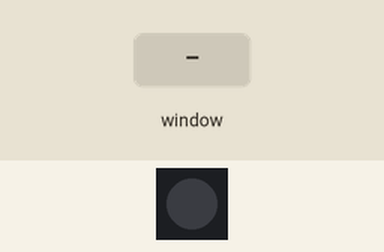
Recording of a program running on a simulated Raspberry Pi (BCM pin numbers). On the bench: 1 RGB LEDs in strip order, left to right. The test bench sets the inputs (shaded band). Dim RGB values are drawn brighter than linear; the desktop window is not drawn, its controls go by their first labels and the mouse button is held 0.15 s.

Above: at 1.2 s.
1.3 s: slider 1 in the window set to 50
At 2.2 s:
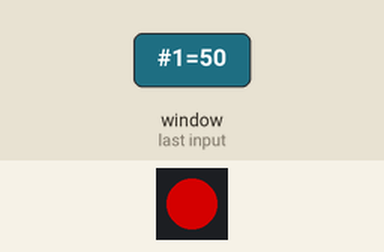
2.8 s: slider 2 in the window set to 50
At 3.3 s:
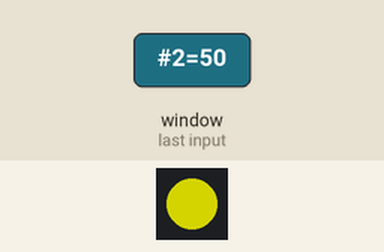
4.3 s: slider 1 in the window set to 0
At 5.5 s:
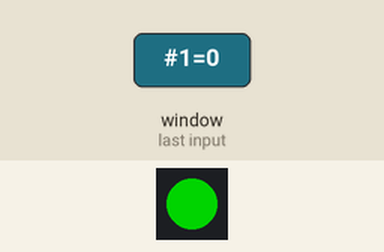
5.8 s: slider 3 in the window set to 50
At 6.8 s:
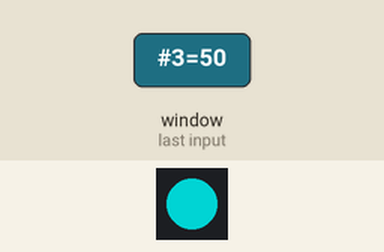
7.3 s: slider 1 in the window set to 100
At 7.9 s:
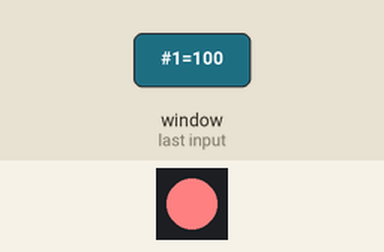
8.8 s: slider 2 in the window set to 0
At 9.1 s:
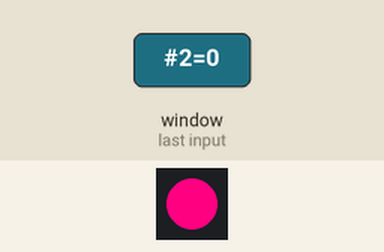
Timing chart, 0 to 11.3 s (numbered marks = the images above; inputs shaded):
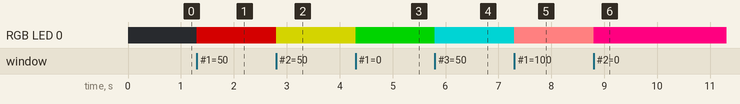

Measured:
- after the input at 1.3 s, RGB LED 0: off → RGB(128, 0, 0) at once
- after the input at 2.8 s, RGB LED 0: RGB(128, 0, 0) → RGB(128, 128, 0) at once
- after the input at 4.3 s, RGB LED 0: RGB(128, 128, 0) → RGB(0, 128, 0) at once
- after the input at 5.8 s, RGB LED 0: RGB(0, 128, 0) → RGB(0, 128, 128) at once
- after the input at 7.3 s, RGB LED 0: RGB(0, 128, 128) → RGB(255, 128, 128) at once
- after the input at 8.8 s, RGB LED 0: RGB(255, 128, 128) → RGB(255, 0, 128) at once

The program:

sample_gui_guizero.py
```python
from guizero import App, Text, Slider
from gpiozero import  RGBLED


led = RGBLED(2, 3, 17)
app = App(title="RGB Demo", height=150, width=400, layout="grid")


def create_ui():
    # RED
    text = Text(app, text="Red Value:", align="right", color="red", grid=[0,0])
    slider = Slider(app, grid=[1,0], width="250", align="bottom", command=on_red_slider_changed)

    # GREEN
    text = Text(app, text="Green Value:", align="right", color="green", grid=[0,1])
    slider = Slider(app, grid=[1,1], width="250", align="bottom", command=on_green_slider_changed)

    # BLUE
    text = Text(app, text="Blue Value:",  align="right",  color="blue", grid=[0,2])
    slider = Slider(app, grid=[1,2], width="250", align="bottom", command=on_blue_slider_changed)

    app.display()

def on_red_slider_changed(data):
    red, green, blue  = led.value
    new_red_value = int(data)/100
    led.color = (new_red_value, green, blue)


def on_green_slider_changed(data):
    red, green, blue = led.value
    new_green_value = int(data) / 100
    led.color = (red, new_green_value, blue)

def on_blue_slider_changed(data):
    red, green, blue = led.value
    new_blue_value = int(data) / 100
    led.color = (red, green, new_blue_value)


def main():
    create_ui()

if __name__ == '__main__':
    main()
```
